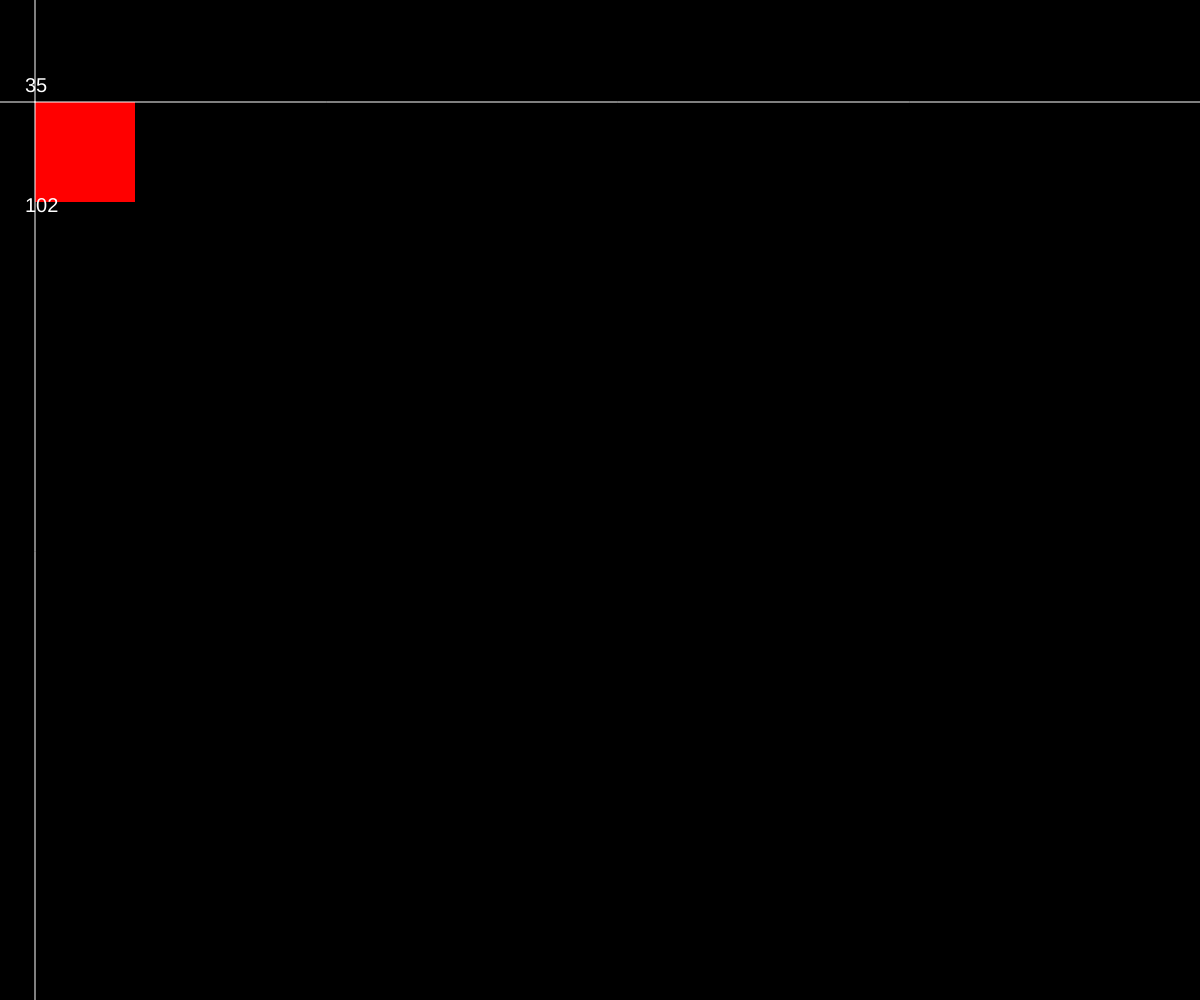
Frame 1 (no input)
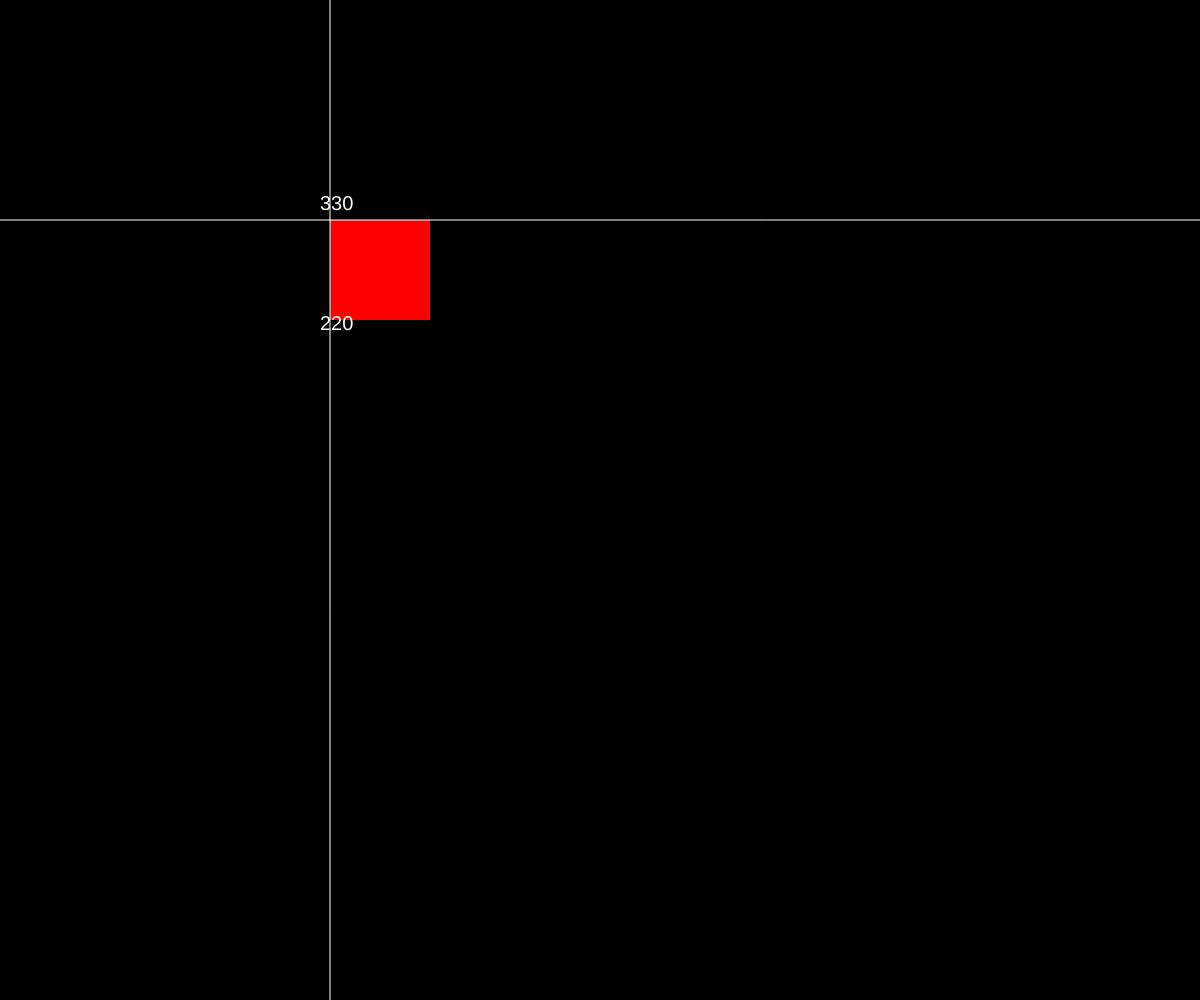
Frame 60 (no input)
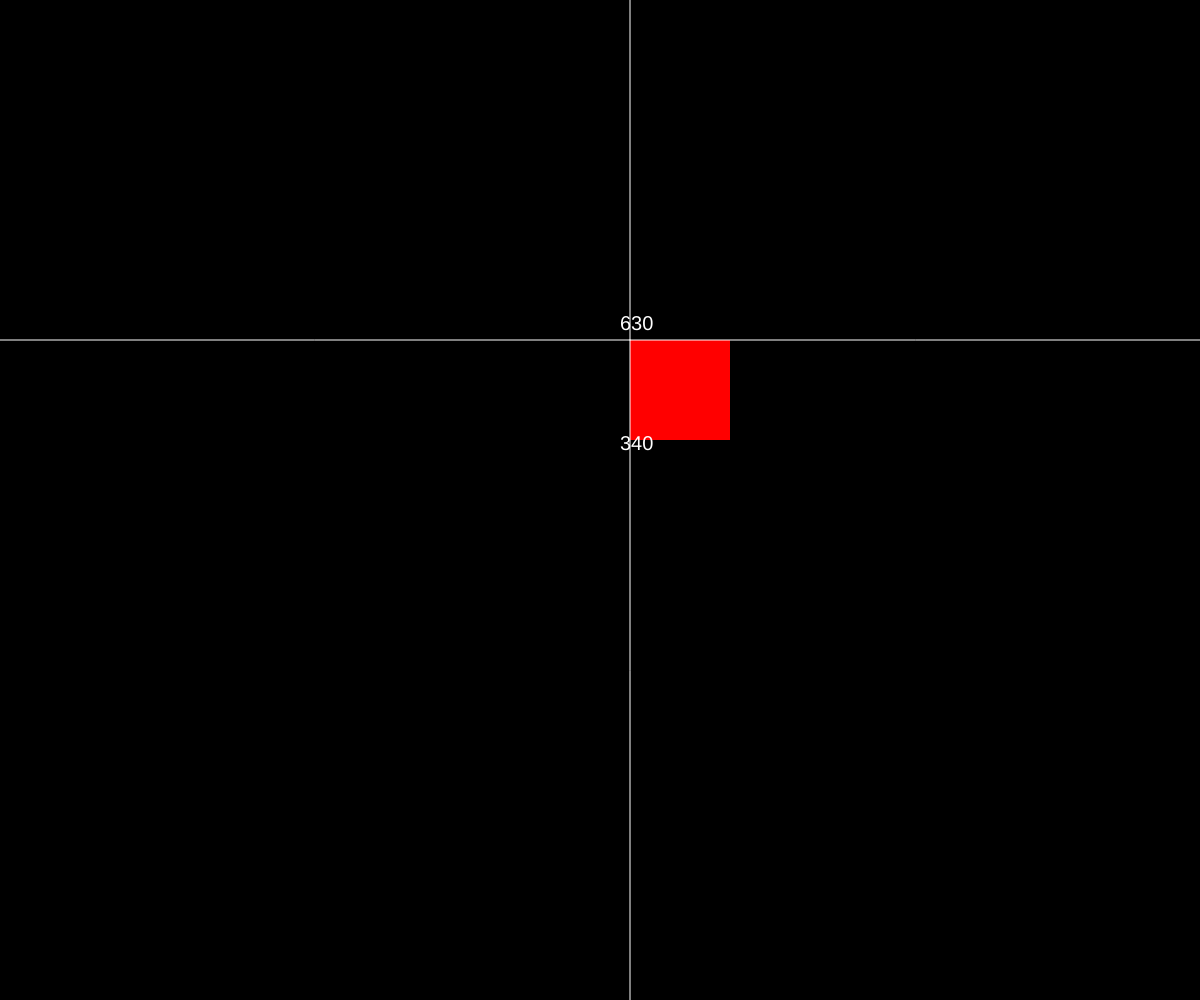
Frame 120 (the mouse pressed at the canvas centre since frame 60)

The p5.js sketch that drew these frames (run headless with seeded random() and noise() and a simulated clock; from frame 60 on, the mouse is pressed at the canvas centre):

// p5.js sketch
// ── sketch.js
let velocity,position;
function setup() {
  createCanvas(windowWidth, windowHeight);

  position = createVector(30,100);
  velocity = createVector(5,2);
 
}

function draw() {

   background(0);
 position.add(velocity);

 if (position.x > width - 30 || position.x < 0){
  velocity.x = velocity.x *-1;
 }

 if (position.y > height - 30 || position.y < 0){
  velocity.y = velocity.y *-1;
 }


 noStroke();
 fill(255,0,0);
 square(position.x,position.y,100);
 fill(255);
 textSize(20)
 text(position.x, position.x - 10, position.y - 10);
 text(position.y, position.x - 10, position.y + 110);
 stroke(255);
 line(position.x + width,position.y,position.x,position.y);
 line(position.x,position.y + height,position.x,position.y);
 line(position.x,position.y,position.x - width,position.y);
 line(position.x,position.y,position.x,position.y - height);
}
